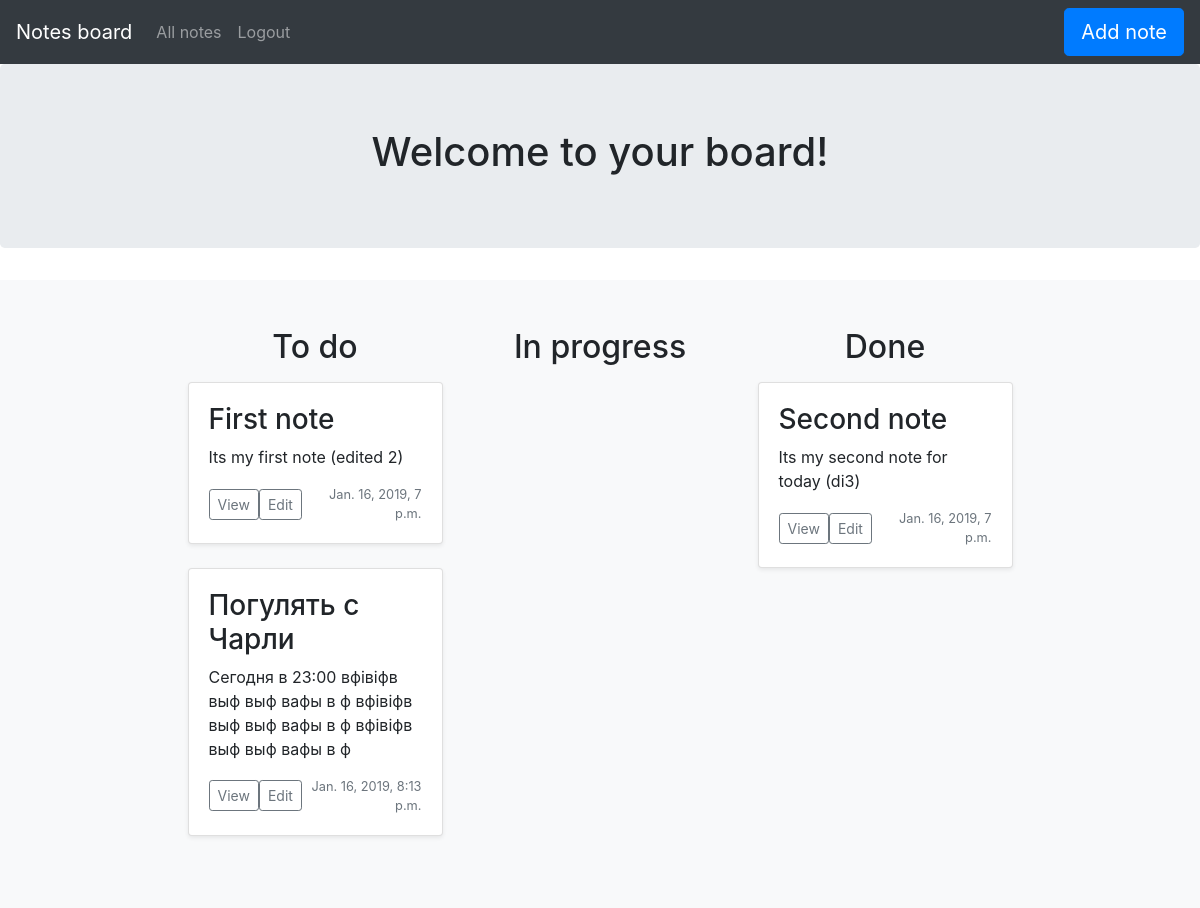
The app's page / (signed in) with its own data.
### notes/models.py (models this page shows, shortened)
class Note(models.Model):
    TO_DO = '0'
    IN_PROGRESS = '1'
    DONE = '2'
    STATUS_CHOICES = (
        (TO_DO, 'To do'),
        (IN_PROGRESS, 'In progress'),
        (DONE, 'Done')
    )
    status =  models.CharField(max_length=1,
                                      choices=STATUS_CHOICES,
                                      default=TO_DO)
    title = models.CharField(max_length=64, blank=False)
    description = models.TextField(blank=False)
    created = models.DateTimeField(auto_now_add=True, auto_now=False)
    author = models.ForeignKey(User, null=True, blank=True, on_delete=models.SET_NULL)
    def get_absolute_url(self):
        return "/notes/{}/{}/".format(self.author.username, self.id)
    def get_edit_url(self):
        return "/notes/{}/{}/edit/".format(self.author.username, self.id)
    class Meta:
        verbose_name = "Note"
        verbose_name_plural = "Notes"

### notes/views.py (the view)
# urls.py: 2. Add a URL to urlpatterns:  path('', views.home, name='home')
def home(request):
    context = {}
    if not request.user.is_anonymous:
        context['notes_to_do'] = Note.objects.filter(author=request.user, status='0')
        context['notes_in_progress'] = Note.objects.filter(author=request.user, status='1')
        context['notes_done'] = Note.objects.filter(author=request.user, status='2')
    return render(request,'home.html', context)

### templates/home.html (shortened to what this page needs)
{% extends "base.html" %}
{% load static %}
{% block content %}
<main role="main">
      <section class="jumbotron text-center">
        <div class="container">
          <h1 class="jumbotron-heading">Welcome to your board!</h1>
        </div>
      </section>
      {% include 'notes_list.html' %}
    </main>
{% endblock %}

### templates/notes_list.html (shortened to what this page needs)
{% if request.user.is_authenticated %}
<div class="album py-5 bg-light">
  <div class="container">
    <div class="row justify-content-center">
      <div class="col-md-3">
        <h2 class="text-center">To do</h2>
        {% for note in notes_to_do %}
        <div class="card mb-4 shadow-sm">
          <div class="card-body">
            <h3>{{note.title}}</h3>
            <p class="card-text">{{note.description}}</p>
            <div class="d-flex justify-content-between align-items-center">
              <a href="{{note.get_absolute_url}}"><button type="button" class="btn btn-sm btn-outline-secondary">View</button></a>
              {% if note.author.username == request.user.username %}
              <a href="{{note.get_edit_url}}"><button type="button" class="btn btn-sm btn-outline-secondary">Edit</button></a>
              {% endif %}
              <small class="text-muted text-right">{{note.created}}</small>
            </div>
          </div>
        </div>
        {% endfor %}
      </div>
      <div class="col-md-3">
        <h2 class="text-center">In progress</h2>
      </div>
      <div class="col-md-3">
        <h2 class="text-center">Done</h2>
        {% for note in notes_done %}
        <div class="card mb-4 shadow-sm">
          <div class="card-body">
            <h3>{{note.title}}</h3>
            <p class="card-text">{{note.description}}</p>
            <div class="d-flex justify-content-between align-items-center">
              <a href="{{note.get_absolute_url}}"><button type="button" class="btn btn-sm btn-outline-secondary">View</button></a>
              {% if note.author.username == request.user.username %}
              <a href="{{note.get_edit_url}}"><button type="button" class="btn btn-sm btn-outline-secondary">Edit</button></a>
              {% endif %}
              <small class="text-muted text-right">{{note.created}}</small>
            </div>
          </div>
        </div>
        {% endfor %}
      </div>
    </div>
  </div>
</div>
{% endif %}

### records on screen
Note: title "First note", description "Its my first note (edited 2)", created "Jan. 16, 2019, 7 p.m."
Note: title "Погулять с Чарли", description "Сегодня в 23:00 вфівіфв выф выф вафы в ф вфівіфв выф выф вафы в ф вфівіфв выф выф вафы в ф", created "Jan. 16, 2019, 8:13 p.m."
Note: title "Second note", description "Its my second note for today (di3)", created "Jan. 16, 2019, 7 p.m."
